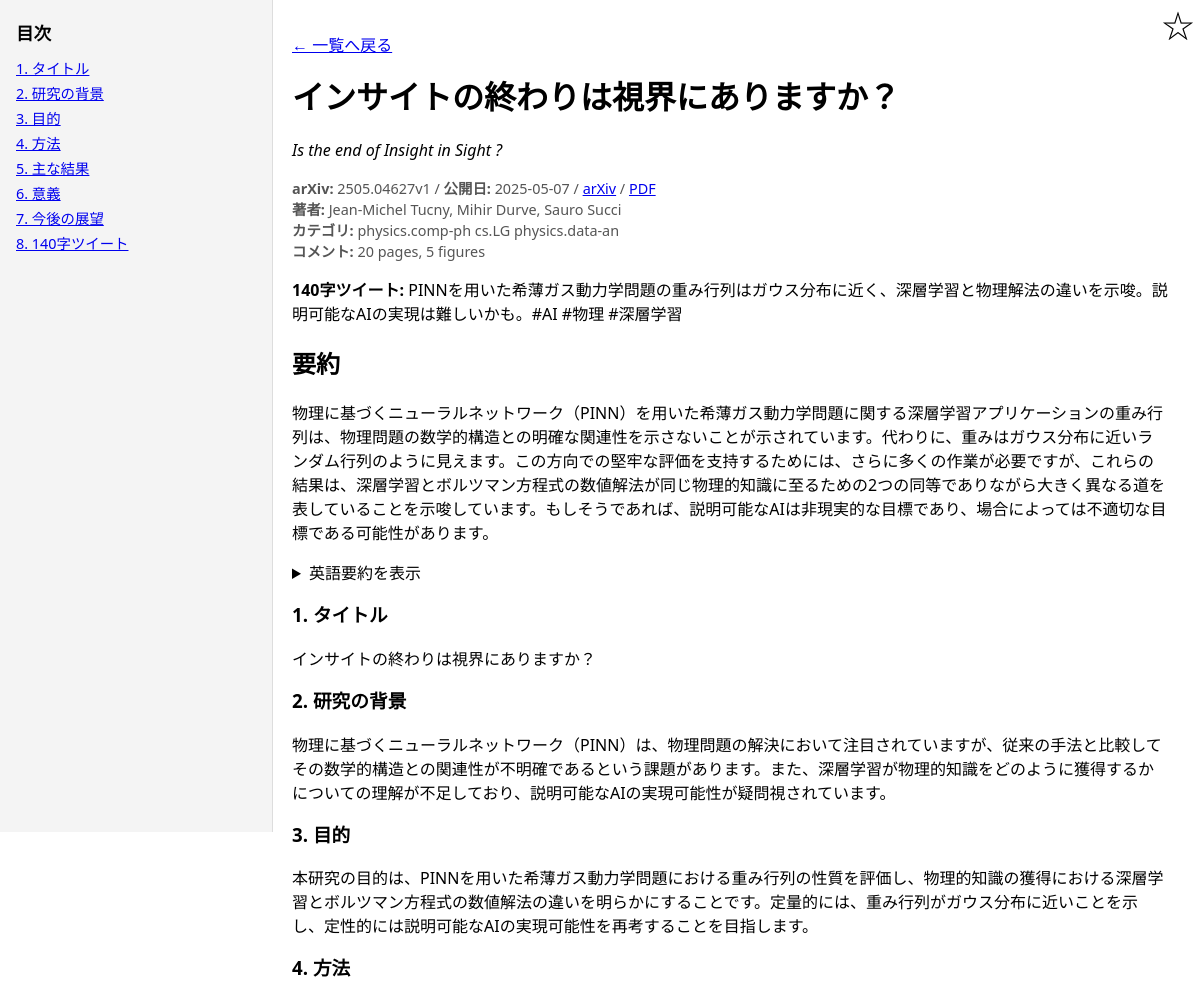
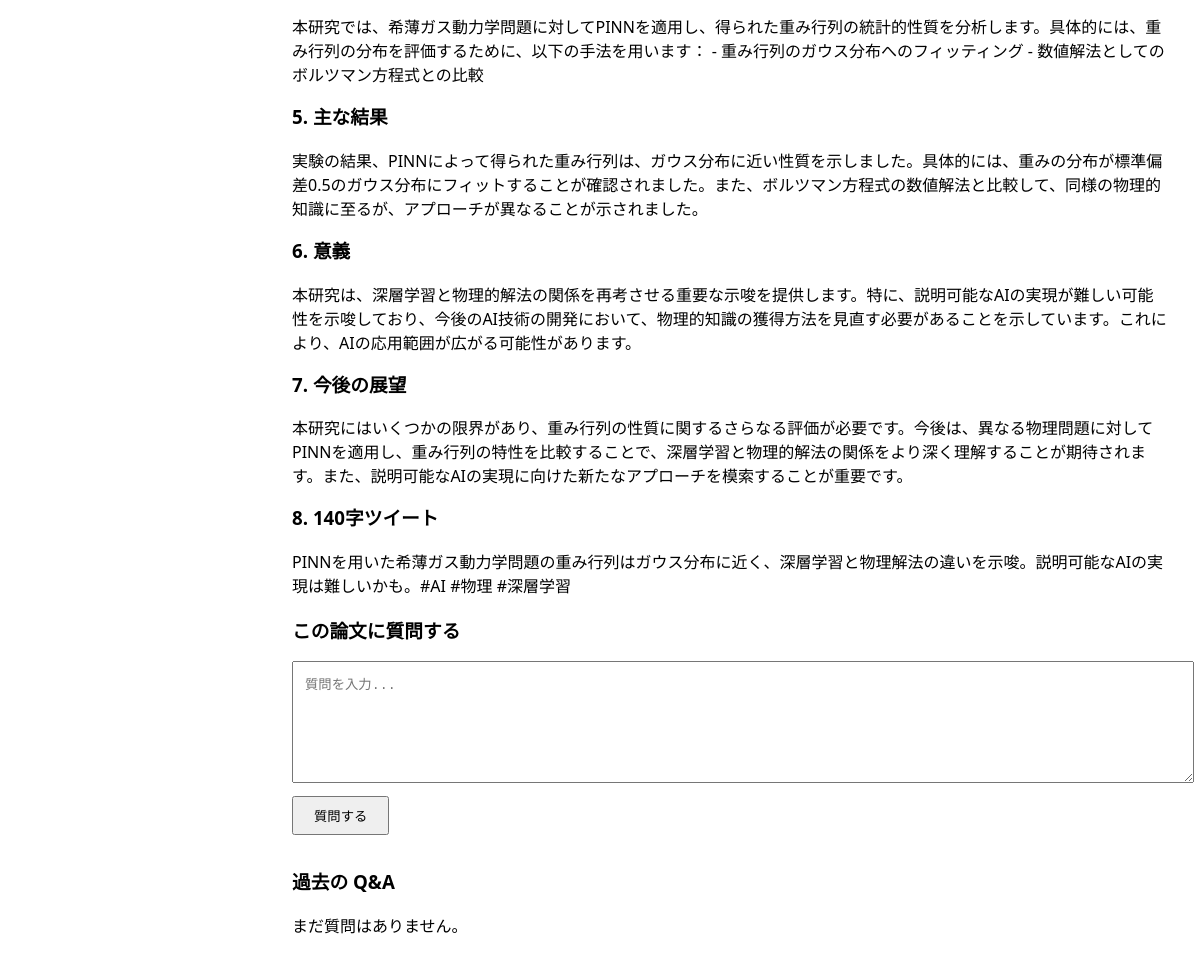
The app's page /paper/1 with its own data (2 pictures, top to bottom).
### tables this page shows
CREATE TABLE papers (
    id              INTEGER PRIMARY KEY AUTOINCREMENT,
    arxiv_id        TEXT    NOT NULL UNIQUE,
    title_en        TEXT    NOT NULL,
    title_ja        TEXT,
    abstract_en     TEXT    NOT NULL,
    abstract_ja     TEXT,
    pdf_url         TEXT,
    created_at      DATETIME DEFAULT CURRENT_TIMESTAMP,
    translated_at   DATETIME
, favorite INTEGER DEFAULT 0, analysis_ja TEXT, tweet_ja   TEXT, authors TEXT, categories TEXT, comment TEXT, published_at DATETIME);

### app.py (the view)
@app.route("/paper/<int:paper_id>")
def paper_detail(paper_id: int):
    with closing(get_db()) as conn:
        p = conn.execute("SELECT * FROM papers WHERE id=?", (paper_id,)).fetchone()
        if not p:
            return redirect(url_for("index"))
        qa = conn.execute(
            "SELECT * FROM qa WHERE paper_id=? ORDER BY created_at DESC", (paper_id,)
        ).fetchall()
    analysis_html = markdown.markdown(p["analysis_ja"] or "", extensions=MD_EXT)
    qa_list = [
        {
            "question": q["question"],
            "answer_html": markdown.markdown(q["answer_md"], extensions=MD_EXT),
            "created_at": q["created_at"][:10],
        }
        for q in qa
    ]
    return render_template("paper.html", paper=p, analysis_html=analysis_html, qa_list=qa_list)

### app.py (called while the page is built)
def get_db():
    conn = sqlite3.connect(DB_PATH)
    conn.row_factory = sqlite3.Row
    return conn

### templates/paper.html (shortened to what this page needs)
<!doctype html>
<html lang="ja">
<head>
<link rel="stylesheet" href="https://cdn.jsdelivr.net/npm/modern-css-reset/dist/reset.min.css">
</head>
<body>
<nav id="toc"><h2>目次</h2><ul id="toc-list"></ul></nav>
<div id="content">
  <a href="{{ url_for('index') }}">&larr; 一覧へ戻る</a>
  <button class="fav">{{ '★' if paper.favorite else '☆' }}</button>
  <h1 style="margin-top:1rem">{{ paper.title_ja }}</h1>
  <p><em>{{ paper.title_en }}</em></p>
  <div class="meta">
    <strong>arXiv:</strong> {{ paper.arxiv_id }} /
    {% if paper.published_at %}<strong>公開日:</strong> {{ paper.published_at.split('T')[0] }} /{% endif %}
    <a href="https://arxiv.org/abs/{{ paper.arxiv_id }}" target="_blank">arXiv</a>
    {% if paper.pdf_url %}/ <a href="{{ paper.pdf_url }}" target="_blank">PDF</a>{% endif %}
    <br><strong>著者:</strong> {{ paper.authors }}<br>
    <strong>カテゴリ:</strong> {{ paper.categories }}
    {% if paper.comment %}<br><strong>コメント:</strong> {{ paper.comment }}{% endif %}
  </div>
  {% if paper.tweet_ja %}<p><strong>140字ツイート:</strong> {{ paper.tweet_ja }}</p>{% endif %}
  <h2>要約</h2>
  <p>{{ paper.abstract_ja }}</p>
  <details><summary>英語要約を表示</summary><p>{{ paper.abstract_en }}</p></details>
  <section class="analysis">{{ analysis_html | safe }}</section>
  <section id="ask-form">
    <h3>この論文に質問する</h3>
    <textarea id="question" placeholder="質問を入力..."></textarea>
    <button class="ask" onclick="ask()">質問する</button>
  </section>
  <h3 style="margin-top:2rem">過去の Q&A</h3>
  <div id="qa-history">
    {% for qa in qa_list %}
      <details>
        <summary><strong>Q:</strong> {{ qa.question }}</summary>
        <div style="margin-top:.5rem">{{ qa.answer_html | safe }}</div>
        <small>({{ qa.created_at }})</small>
      </details>
    {% else %}
      <p>まだ質問はありません。</p>
    {% endfor %}
  </div>
</div>
</body></html>

### templates/paper.html (style rules this page uses)
body { font-family:system-ui,sans-serif;margin:0 }
#toc { position:fixed;left:0;top:0;height:100vh;width:240px;padding:1rem;background:#f4f4f4; border-right:1px solid #ddd;overflow-y:auto }
#content { margin-left:260px;padding:2rem;position:relative }
#toc h2 { font-size:1.1rem;margin:.25rem 0 .75rem }
#toc ul { list-style:none;margin:0;padding:0;font-size:.9rem }
button.fav { position:absolute;top:0;right:0;background:none;border:none;font-size:2rem;cursor:pointer }
.meta { margin:.5rem 0 1rem;font-size:.9rem;color:#555 }
.analysis h3 { margin-top:1rem }
textarea { width:100%;height:6rem;padding:.75rem }
button.ask { margin-top:.5rem;padding:.5rem 1.25rem }
details { margin-bottom:.75rem }

### records on screen
papers: favorite "☆", title_ja "インサイトの終わりは視界にありますか？", title_en "Is the end of Insight in Sight ?", arxiv_id "2505.04627v1", published_at "2025-05-07", authors "Jean-Michel Tucny, Mihir Durve, Sauro Succi", categories "physics.comp-ph cs.LG physics.data-an", comment "20 pages, 5 figures", tweet_ja "PINNを用いた希薄ガス動力学問題の重み行列はガウス分布に近く、深層学習と物理解法の違いを示唆。説明可能なAIの実現は難しいかも。#AI #物理 #深層学習", abstract_ja "物理に基づくニューラルネットワーク（PINN）を用いた希薄ガス動力学問題に関する深層学習アプリケーションの重み行列は、物理問題の数学的構造との明確な関連性を示さないことが示されています。代わりに、重みはガウス分布に近いランダム行列のように見えます。この方向での堅牢な評価を支持するためには、さらに多くの作業が必要ですが、これらの結果は、深層学習とボルツマン方程式の数値解法が同じ物理的知識に至るための2つの同等でありながら大きく異なる道を表していることを示唆しています。もしそうであれば、説明可能なAIは非現実的な目標であり、場合によっては不適切な目標である可能性があります。", tweet_ja "1. タイトル インサイトの終わりは視界にありますか？ 2. 研究の背景 物理に基づくニューラルネットワーク（PINN）は、物理問題の解決において注目されていますが、従来の手法と比較してその数学的構造との関連性が不明確であるという課題があります。また、深層学習が物理的知識をどのように獲得するかについての理解が不足しており、説明可能なAIの実現可能性が疑問視されています。 3. 目的 本研究の目的は、PINNを用いた希薄ガス動力学問題における重み行列の性質を評価し、物理的知識の獲得における深層学習とボルツマン方程式の数値解法の違いを明らかにすることです。定量的には、重み行列がガウス分布に近いことを示し、定性的には説明可能なAIの実現可能性を再考することを目指します。 4. 方法 本研究では、希薄ガス動力学問題に対してPINNを適用し、得られた重み行列の統計的性質を分析します。具体的には、重み行列の分布を評価するために、以下の手法を用います： - 重み行列のガウス分布へのフィッティング - 数値解法としてのボルツマン方程式との比較 5. 主な結果 実験の結果、PINNによって得られた重み行列は、ガウス分布に近い性質を示しました。具体的には、重みの分布が標準偏差0.5のガウス分布にフィットすることが確認されました。また、ボルツマン方程式の数値解法と比較して、同様の物理的知識に至るが、アプローチが異なることが示されました。 6. 意義…"
